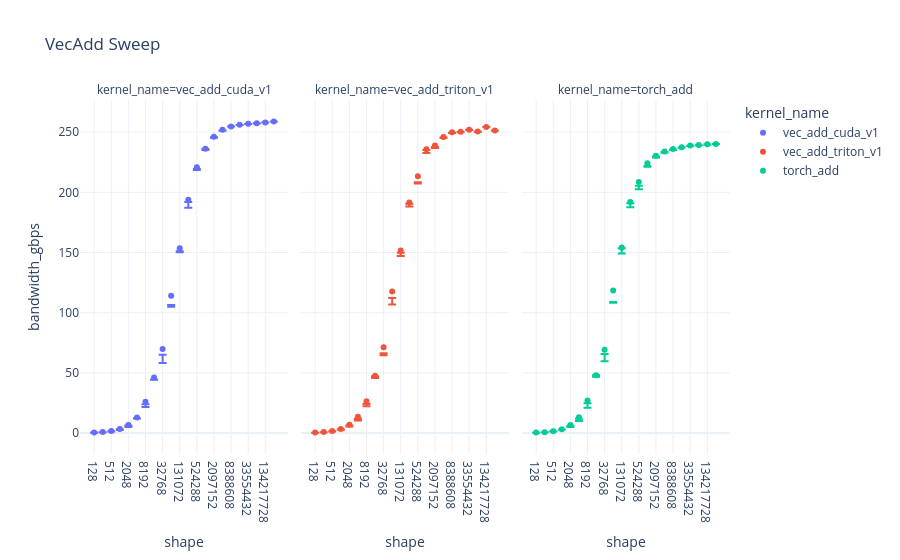

Notebook cell for this chart:
### Code cell
px.scatter(
    df,
    x="shape",
    y="bandwidth_gbps",
    error_y="bandwidth_gbps_high",
    error_y_minus="bandwidth_gbps_low",
    color="kernel_name",
    template="plotly_white",
    labels={"med": "Median runtime (s)"},
    title="VecAdd Sweep",
    facet_col="kernel_name",
).show()

### Figure 1 — Plotly figure (JSON) as saved in the notebook; plotly's stock layout.template omitted (floating-point values rounded to 4 significant figures)
{"data": [{"error_y": {"array": [-0.05185, -0.1008, -0.1666, -0.2398, -0.3897, -0.8265, -2.034, -1.674, -4.802, -9.016, -3.288, -1.893, -1.479, -1.073, -0.3076, -0.7048, -0.09282, -0.06253, -0.1914, -0.09214, -0.06114, -0.01052], "arrayminus": [0.1125, 0.1525, 0.3111, 0.8064, 1.611, 0.6973, 4.382, 1.805, 11.56, 7.622, 2.438, 6.727, 2.358, 0.1419, 0.6949, 0.8307, 0.1424, 0.1669, 0.1917, 0.1597, 0.1398, 0.03064]}, "hovertemplate": "kernel_name=vec_add_cuda_v1<br>shape=%{x}<br>bandwidth_gbps=%{y}<extra></extra>", "legendgroup": "vec_add_cuda_v1", "marker": {"color": "#636efa", "symbol": "circle"}, "mode": "markers", "name": "vec_add_cuda_v1", "orientation": "v", "showlegend": true, "type": "scatter", "x": ["128", "256", "512", "1024", "2048", "4096", "8192", "16384", "32768", "65536", "131072", "262144", "524288", "1048576", "2097152", "4194304", "8388608", "16777216", "33554432", "67108864", "134217728", "268435456"], "xaxis": "x", "y": [0.4729, 0.8688, 1.753, 3.413, 6.737, 13.02, 26.03, 46.2, 69.82, 114.0, 153.6, 193.9, 220.9, 236.2, 246.1, 252.0, 254.8, 256.1, 257.0, 257.4, 258.1, 258.9], "yaxis": "y"}, {"error_y": {"array": [-0.05498, -0.08073, -0.2286, -0.369, -0.644, -1.343, -2.294, -1.777, -4.813, -10.74, -4.542, -3.304, -5.964, -3.096, -2.116, -0.3839, -0.3865, -0.209, -0.3127, -0.1947, -0.09221, -0.03739], "arrayminus": [0.1304, 0.1627, 0.5129, 0.7758, 1.46, 2.983, 4.237, 0.3721, 6.537, 5.291, 1.896, 1.127, 4.951, 0.5667, 1.241, 0.7946, 0.6468, 0.3991, 0.09091, 0.2599, 0.06783, 0.1011]}, "hovertemplate": "kernel_name=vec_add_triton_v1<br>shape=%{x}<br>bandwidth_gbps=%{y}<extra></extra>", "legendgroup": "vec_add_triton_v1", "marker": {"color": "#EF553B", "symbol": "circle"}, "mode": "markers", "name": "vec_add_triton_v1", "orientation": "v", "showlegend": true, "type": "scatter", "x": ["128", "256", "512", "1024", "2048", "4096", "8192", "16384", "32768", "65536", "131072", "262144", "524288", "1048576", "2097152", "4194304", "8388608", "16777216", "33554432", "67108864", "134217728", "268435456"], "xaxis": "x2", "y": [0.455, 0.8807, 1.829, 3.491, 6.888, 13.53, 26.48, 47.63, 71.23, 117.6, 151.7, 191.6, 213.4, 235.7, 239.0, 245.9, 249.9, 250.3, 252.1, 250.4, 254.3, 251.3], "yaxis": "y2"}, {"error_y": {"array": [-0.03702, -0.06702, -0.134, -0.2584, -0.4847, -1.241, -2.412, -1.099, -3.517, -10.17, -0.4815, -4.397, -2.921, -2.898, -1.637, -1.06, -0.8329, -0.2633, -0.4174, -0.1608, -0.2802, -0.04182], "arrayminus": [0.09325, 0.1935, 0.286, 0.3067, 1.67, 3.099, 6.205, 0.0, 9.541, 9.561, 4.986, 1.132, 5.911, 2.192, 0.8135, 0.5441, 0.5289, 0.4491, 0.2661, 0.2495, 0.07089, 0.03838]}, "hovertemplate": "kernel_name=torch_add<br>shape=%{x}<br>bandwidth_gbps=%{y}<extra></extra>", "legendgroup": "torch_add", "marker": {"color": "#00cc96", "symbol": "circle"}, "mode": "markers", "name": "torch_add", "orientation": "v", "showlegend": true, "type": "scatter", "x": ["128", "256", "512", "1024", "2048", "4096", "8192", "16384", "32768", "65536", "131072", "262144", "524288", "1048576", "2097152", "4194304", "8388608", "16777216", "33554432", "67108864", "134217728", "268435456"], "xaxis": "x3", "y": [0.412, 0.817, 1.634, 3.282, 6.678, 13.24, 27.19, 48.0, 69.23, 118.4, 154.1, 192.0, 208.5, 224.1, 230.5, 234.0, 236.0, 237.5, 238.9, 239.3, 239.9, 240.1], "yaxis": "y3"}], "layout": {"annotations": [{"font": {}, "showarrow": false, "text": "kernel_name=vec_add_cuda_v1", "x": 0.16, "xanchor": "center", "xref": "paper", "y": 1, "yanchor": "bottom", "yref": "paper"}, {"font": {}, "showarrow": false, "text": "kernel_name=vec_add_triton_v1", "x": 0.5, "xanchor": "center", "xref": "paper", "y": 1, "yanchor": "bottom", "yref": "paper"}, {"font": {}, "showarrow": false, "text": "kernel_name=torch_add", "x": 0.84, "xanchor": "center", "xref": "paper", "y": 1, "yanchor": "bottom", "yref": "paper"}], "legend": {"title": {"text": "kernel_name"}, "tracegroupgap": 0}, "title": {"text": "VecAdd Sweep"}, "xaxis": {"anchor": "y", "domain": [0, 0.32], "title": {"text": "shape"}}, "xaxis2": {"anchor": "y2", "domain": [0.34, 0.66], "matches": "x", "title": {"text": "shape"}}, "xaxis3": {"anchor": "y3", "domain": [0.68, 1.0], "matches": "x", "title": {"text": "shape"}}, "yaxis": {"anchor": "x", "domain": [0, 1], "title": {"text": "bandwidth_gbps"}}, "yaxis2": {"anchor": "x2", "domain": [0, 1], "matches": "y", "showticklabels": false}, "yaxis3": {"anchor": "x3", "domain": [0, 1], "matches": "y", "showticklabels": false}}}
